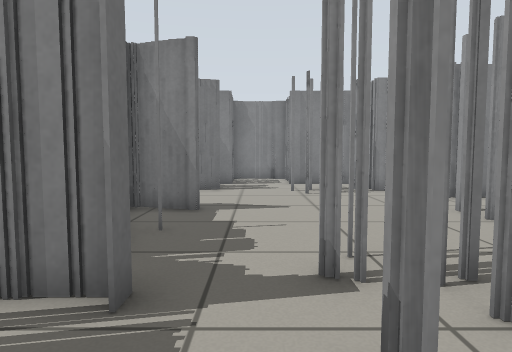
[1] (above)

24 first-person views from a walk through a robot-simulator world made for Gazebo. The camera is 0.68 m above the floor, tilts 4° down and sees 75° across. The floor is counted in squares, 0.5 m on a side. Each view is taken from the middle of a square. On the plan, view 1 faces up. The plan holds only what a view shows up to about 15 squares ahead; the rest is blank.

[2]
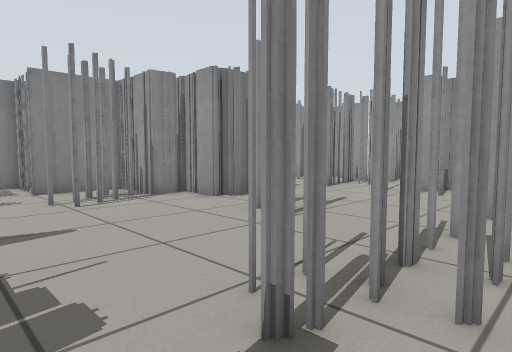

[3]
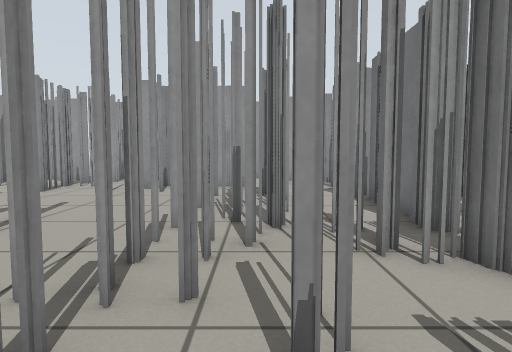

[4]
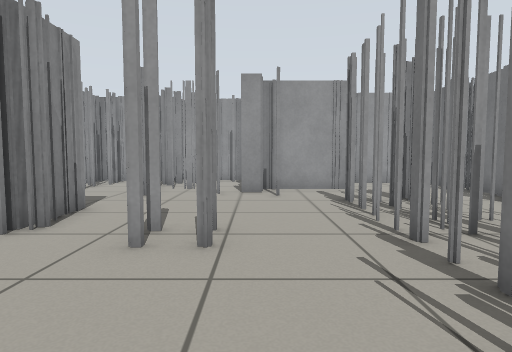

[5]
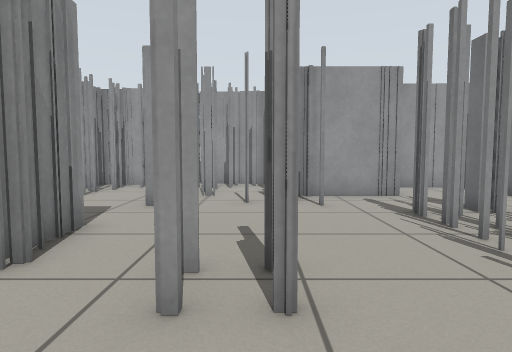

[6]
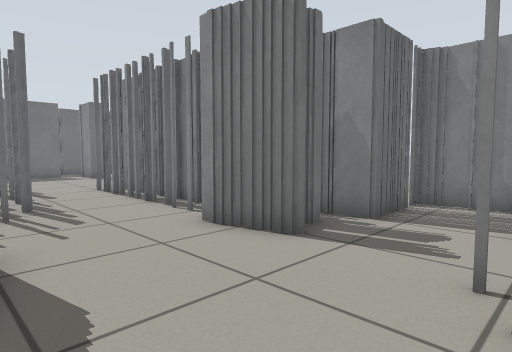

[7]
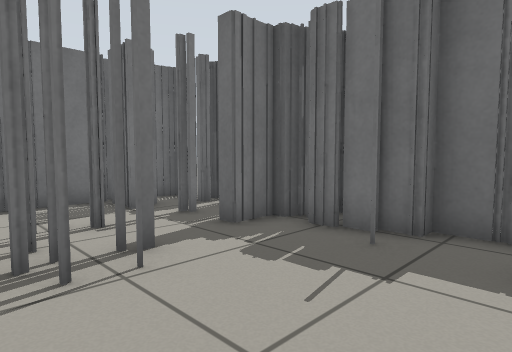

[8]
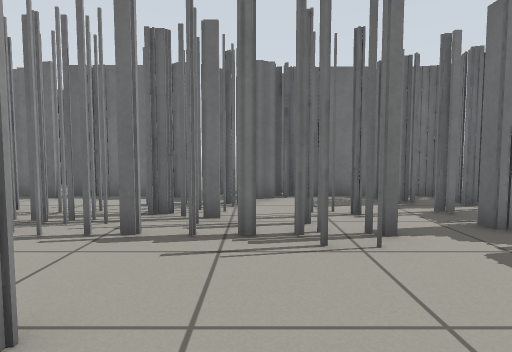

[9]
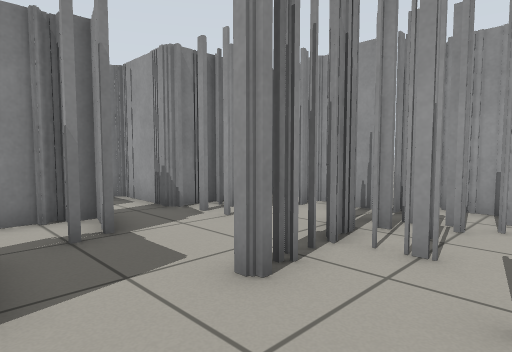

[10]
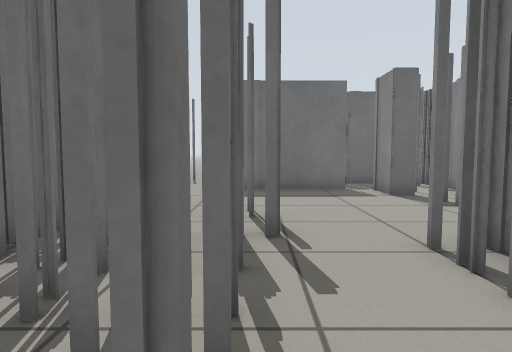

[11]
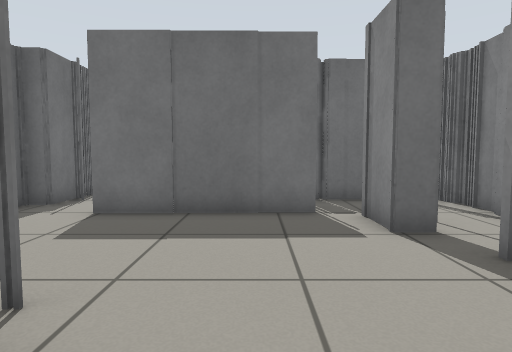

[12]
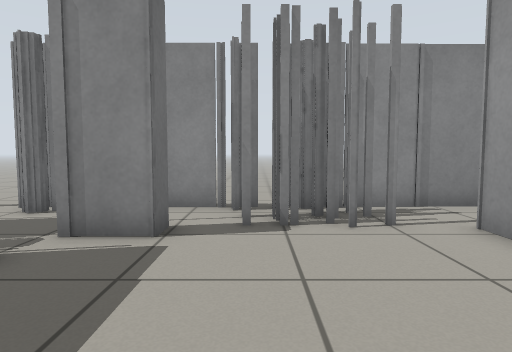

[13]
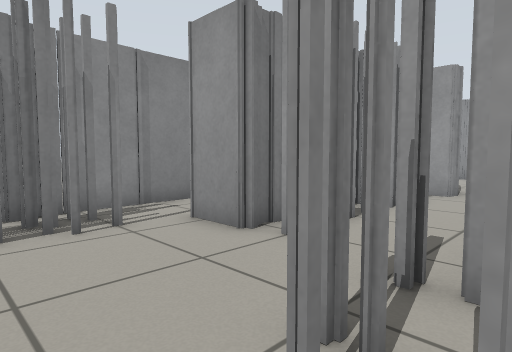

[14]
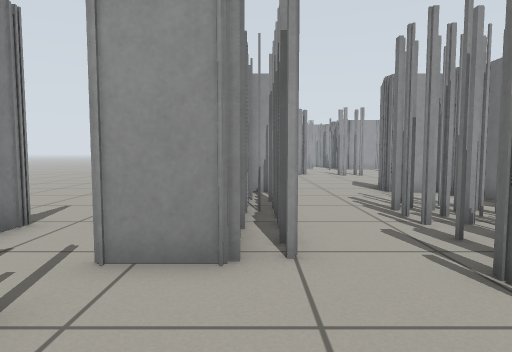

[15]
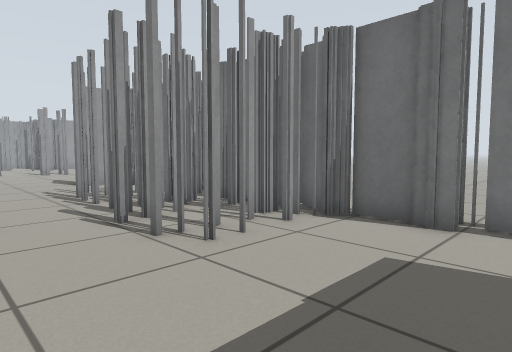

[16]
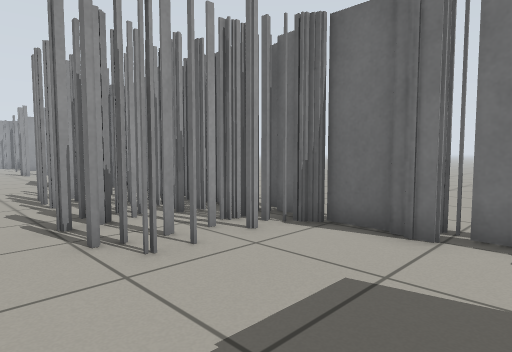

[17]
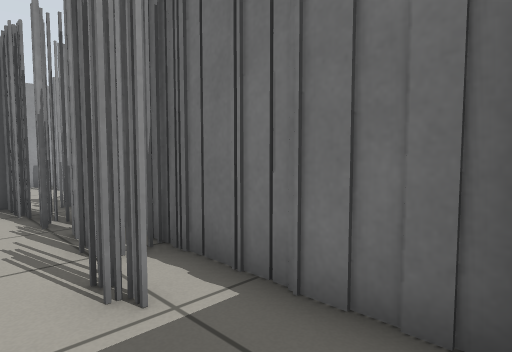

[18]
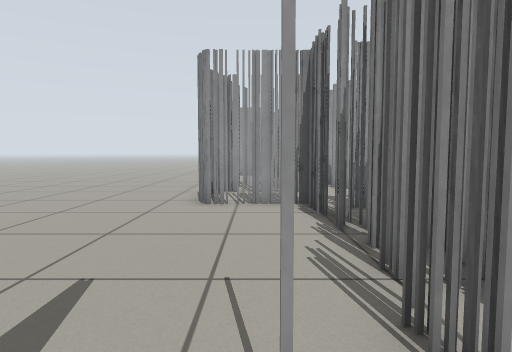

[19]
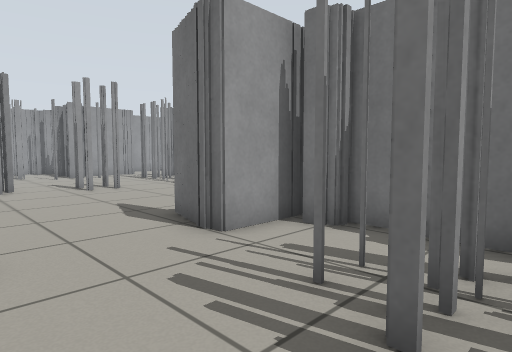

[20]
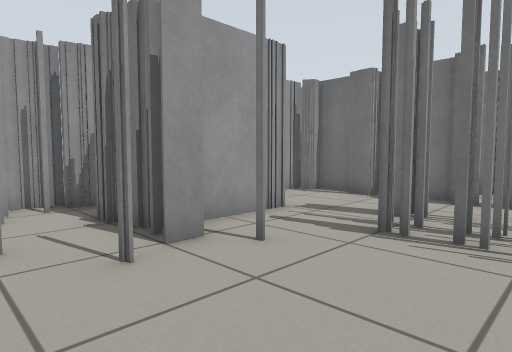

[21]
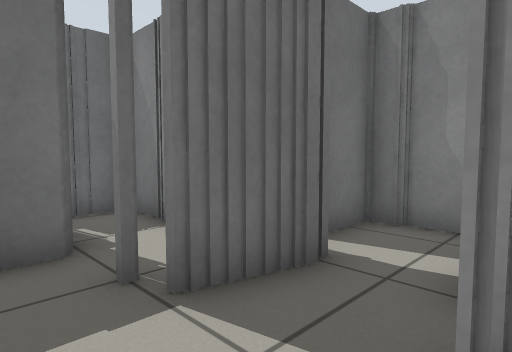

[22]
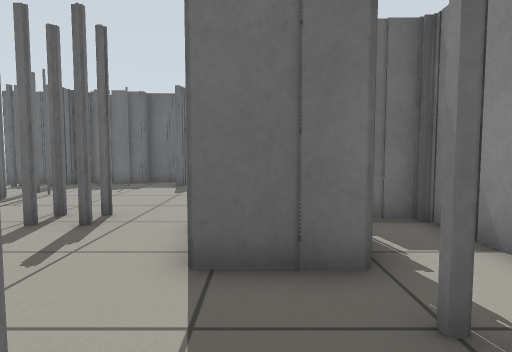

[23]
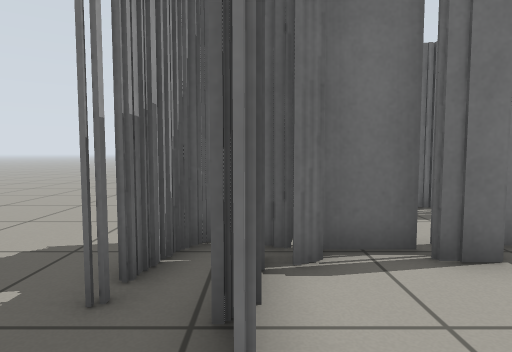

[24]
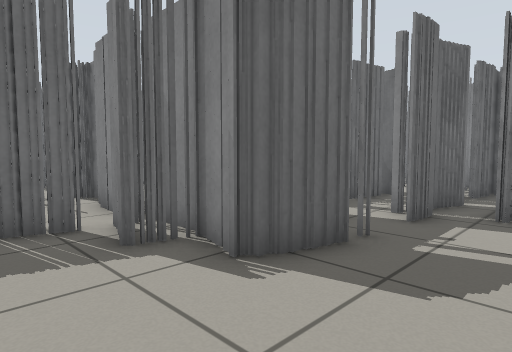

### Floor plan
Key: @ floor where view 1 was taken; # wall or solid block; x gap in a wall; . floor; T thing the floor can be seen under or through.
Columns run from 23 left of view 1 to 19 right of it. Each row starts with its distance up from view 1.
 21        ..          ..........
 20        ..         ...........
 19 ..     ..       .............
 18  ..### ..      .......###..
 17   ##.###T######.......#.###      ###
 16   x.....TT#...........x..###     #.#
 15   #...#.TT#....##...###..#########.#
 14   #..##.....#...######.....##....#.#####
 13     #.......#######.##....###....#..####
 12     #...............##...#######.....###
 11     #....................#...###.......#
 10     #....#TTTTTTT............###..####.##
  9     #....#T TTTTTT.................#.####
  8    ......####TTTTT..##......##........###
  7  x##.....######....##.......##.........##
  6    ###################............####.#.
  5       ..           ###..............##.#.
  4        .           ##...TTTTT.......##.#.
  3        .            ##..TTTTTTTTTT..# .###
  2        ..           #...x..TTTTTTT......#.
  1        ..           #...#..TT.TTTT....#...
  0        ..           #.#@..TTT.........##..
 -1         .           ###..#T T..##....###...
 -2         ..            ##################...
 -3         ..                 #  #  ...##.....
 -4         ..                      ##.x.......
 -5                                  ##   .. ..

Where each view was taken, in squares from view 1:
view 1: 0 up, 0 right, facing up
view 2: 2 up, 1 left, facing up-right
view 3: 2 up, 1 left, facing right
view 4: 6 up, 0 right, facing right
view 5: 7 up, 2 right, facing right
view 6: 8 up, 2 right, facing up-left
view 7: 8 up, 3 right, facing down-left
view 8: 9 up, 3 right, facing down
view 9: 7 up, 8 right, facing up-right
view 10: 10 up, 6 left, facing left
view 11: 12 up, 11 left, facing left
view 12: 9 up, 15 left, facing up
view 13: 9 up, 15 left, facing up-right
view 14: 13 up, 15 left, facing right
view 15: 13 up, 18 left, facing down-right
view 16: 12 up, 18 left, facing down-right
view 17: 16 up, 11 left, facing down-right
view 18: 16 up, 10 left, facing right
view 19: 12 up, 8 left, facing down-right
view 20: 9 up, 7 right, facing down-right
view 21: 11 up, 13 right, facing up-left
view 22: 11 up, 12 right, facing left
view 23: 3 up, 15 right, facing down
view 24: 5 down, 19 right, facing up-left
